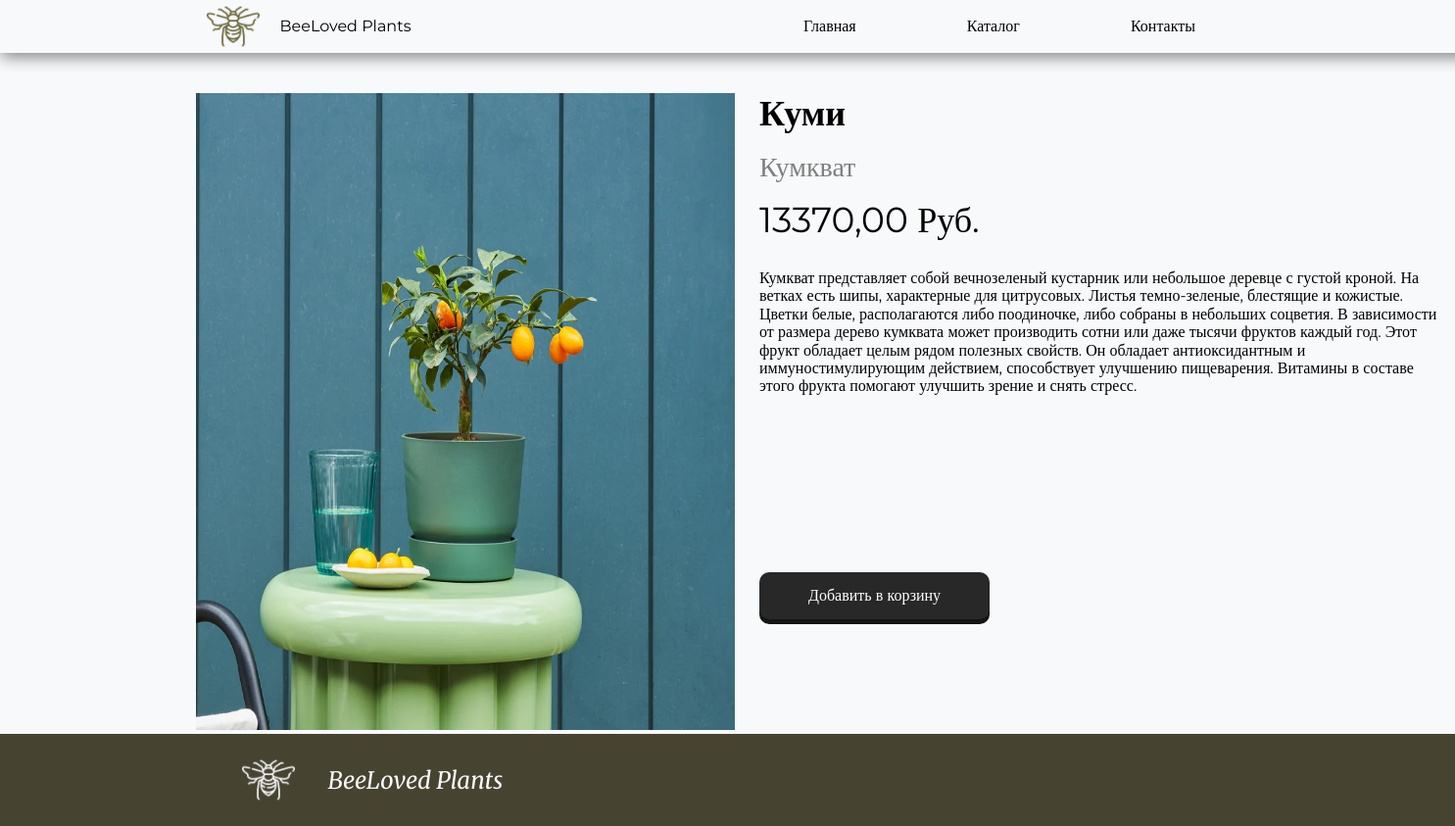
/catalog/product/kumkvat/, run on the app's committed database.
### Catalog/models.py (models this page shows, shortened)
class Product(models.Model):
    category = models.ForeignKey(Category, verbose_name="Категория товара", related_name='products', on_delete=models.CASCADE)
    name = models.CharField(verbose_name="Название товара", max_length=100)
    slug = models.SlugField(verbose_name="Slug", unique=True)
    description = models.TextField(verbose_name="Описание товара", max_length=750)
    plant_name = models.CharField(verbose_name="Имя растения", max_length=30, blank=True)
    plant_category = models.ForeignKey(PlantCategory, verbose_name="Категория растения", related_name='products', on_delete=models.CASCADE, blank=True)
    price = models.DecimalField(verbose_name="Цена товара", max_digits=8, decimal_places=2)
    available = models.BooleanField(verbose_name="Доступно к продаже", default=True)
    main_image = models.ImageField(verbose_name="Главное изображение", upload_to='products/', blank=True)
    class Meta:
        verbose_name = 'Товар'
        verbose_name_plural = 'Товары'

### Catalog/views.py (the view)
# urls.py: path('product/<slug:slug>/', views.product_detail, name='product_detail'),
def product_detail(request, slug):
    product = get_object_or_404(Product, slug=slug, available=True)
    return render(request, 'product_detail.html', {
        'product': product,
    })

### Catalog/templates/product_detail.html (shortened to what this page needs)
{% extends 'index.html' %}
{% block content %}
<div class="product-detail-wrapper">
  <div class="product-detail">
    {% if product.main_image %}
    <div class="product-detail-image">
      <img src="{{ product.main_image.url }}">
    </div>
    {% else %}
    <div class="product-detail-image">
      <img src="/static/src/none-img.png">
    </div>
    {% endif %}
    <div class="product-detail-info">
      <div class="product-detail-main-info">
        {% if product.plant_name %}
          <div class="product-detail-plant-name">
            {{ product.plant_name }}
          </div>
        {% endif %}
        <div class="product-detail-product-name">
          {{ product.name }}
        </div>
        <div class="product-detail-price">
          {{ product.price }} Руб.
        </div>
      </div>
      <div class="product-description">
        {{ product.description }}
      </div>
      <form action="{% url 'Cart:cart_add' product.id %}" method="post" id="add-to-cart-form">
        <button type="submit" class="form-btn">Добавить в корзину</button>
        <div class="response" id="message">
        </div>
        <div class="response">
        </div>
      </form>
  </div>
    </div>
</div>
{% endblock %}

### static/normilize.css (style rules this page uses)
html { line-height: 1.15; -webkit-text-size-adjust: 100%; }
body { margin: 0; }
img { border-style: none; }
button, input, optgroup, select, textarea { font-family: inherit; font-size: 100%; line-height: 1.15; margin: 0; }
button, input { overflow: visible; }
button, select { text-transform: none; }
button, [type="button"], [type="reset"], [type="submit"] { -webkit-appearance: button; }

### static/style.css (style rules this page uses)
html, body { font-family: "Montserrat"; background-color: #F8F9FB; display: flex; flex-direction: column; min-height: 100vh; }
.product-detail-wrapper { display: flex; flex-direction: row; padding-top: 25px; }
.product-detail { display: flex; flex-direction: row; }
.product-detail img { width: 550px; height: 650px; }
.product-detail-info { display: flex; flex-direction: column; padding-left: 25px; height: 650px; }
.product-detail-main-info { display: flex; flex-direction: column; justify-content: space-between; font-size: 36px; height: 150px; }
.product-detail-product-name { color: gray; font-size: 28px; }
.product-detail-plant-name { font-weight: 700; }
.product-description { width: 700px; padding-top: 30px; }
#add-to-cart-form { padding-top: 180px; }
.form-btn { border: none; border-radius: 10px; text-decoration: none; color: white; padding: 15px 50px; background: #282828; box-shadow: 0 5px 0 #131514; }
.response { padding-top: 20px; color: gray; }

### data on the page
Product: main_image (picture), plant_name "Куми", name "Кумкват", price "13370,00", description "Кумкват представляет собой вечнозеленый кустарник или небольшое деревце с густой кроной. На ветках есть шипы, характерные для цитрусовых. Листья темно-зеленые, блестящие и кожистые. Цветки белые, располагаются либо поодиночке, либо собраны в небольших соцветия. В зависимости от размера дерево кумквата может производить сотни или даже тысячи фруктов каждый год. Этот фрукт обладает целым рядом полезных свойств. Он обладает антиоксидантным и иммуностимулирующим действием, способствует улучшению пищеварения. Витамины в составе этого фрукта помогают улучшить зрение и снять стресс."
